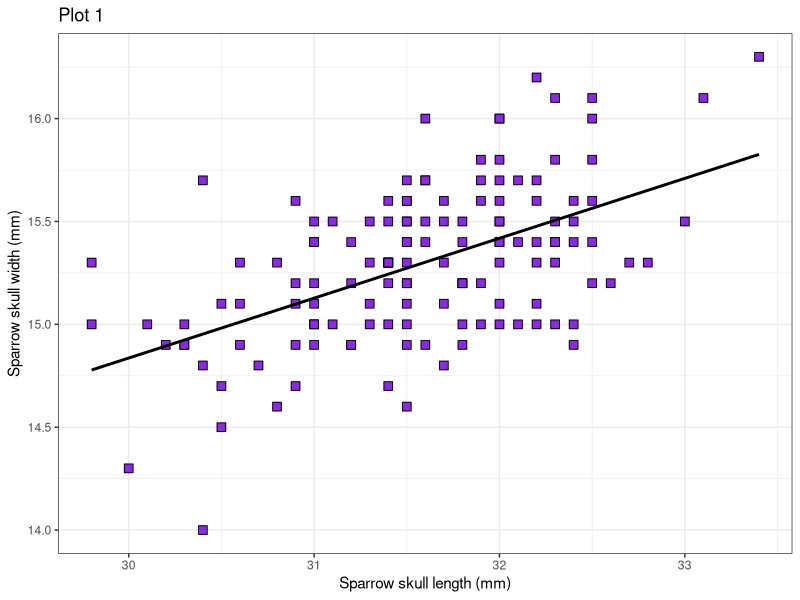
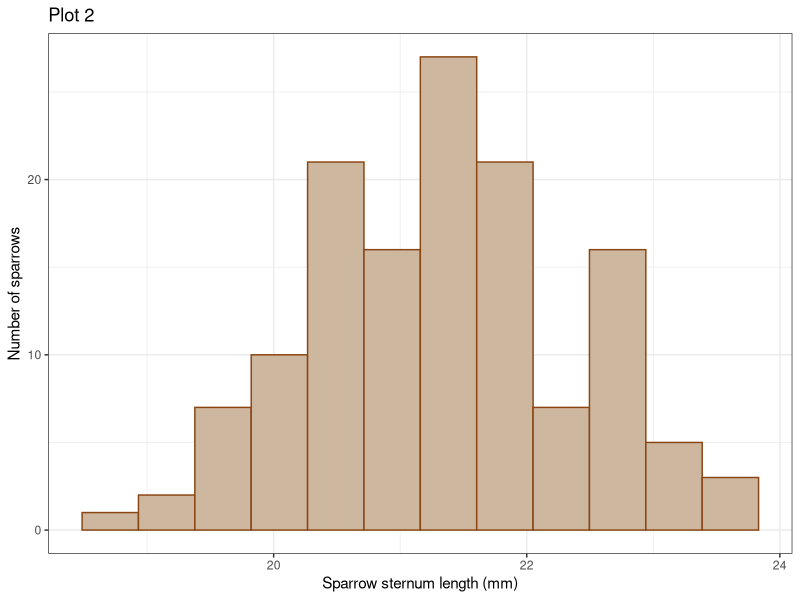
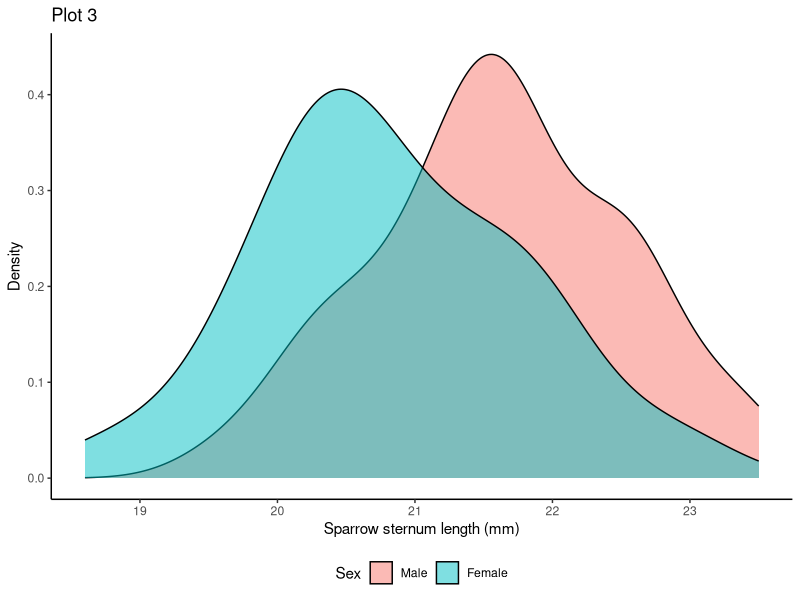
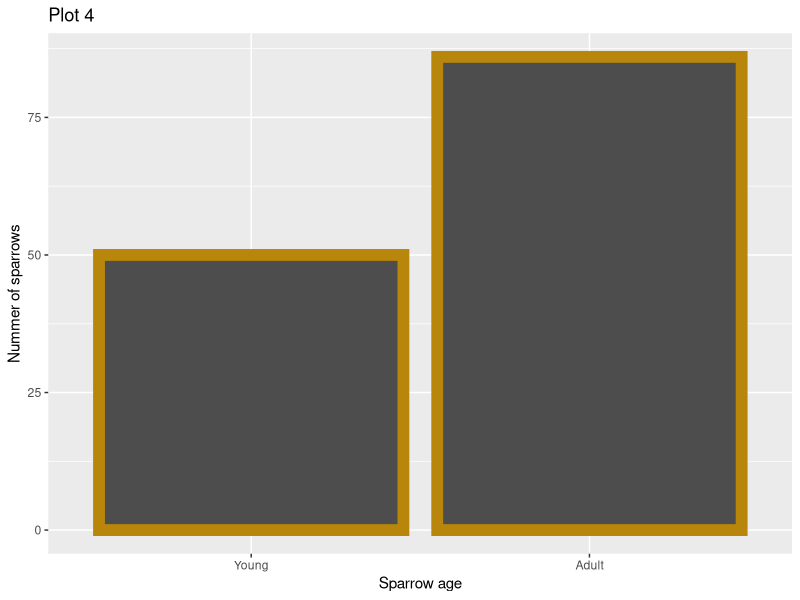
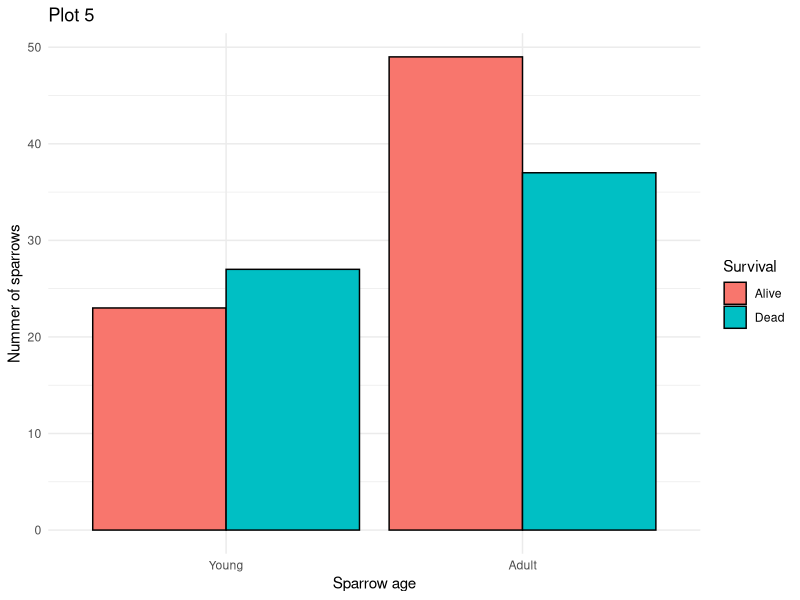
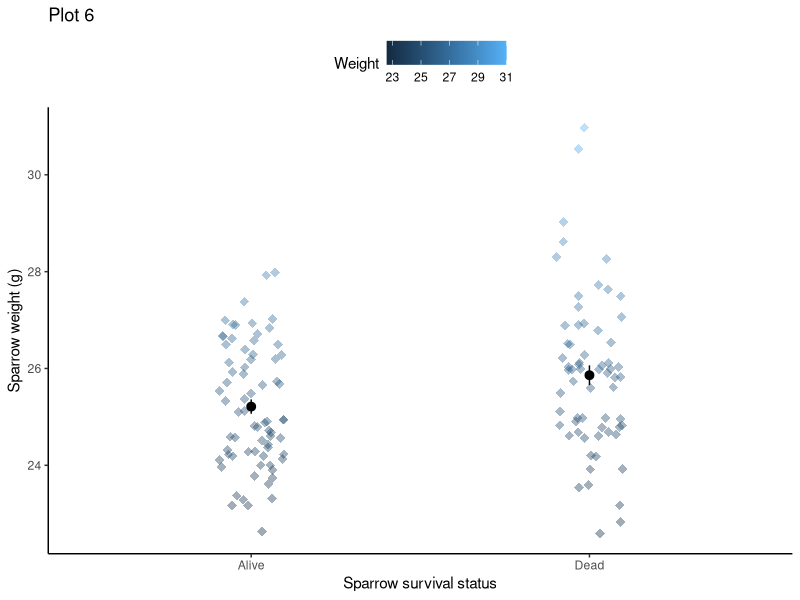
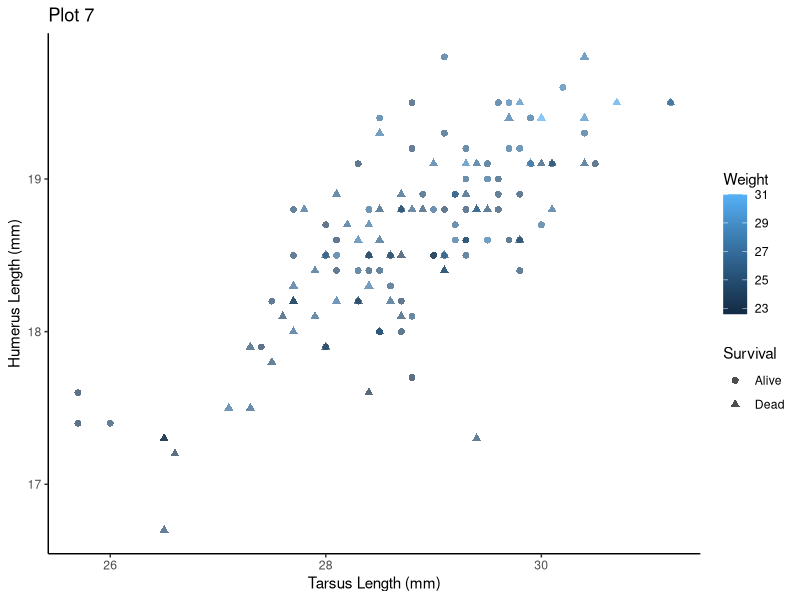
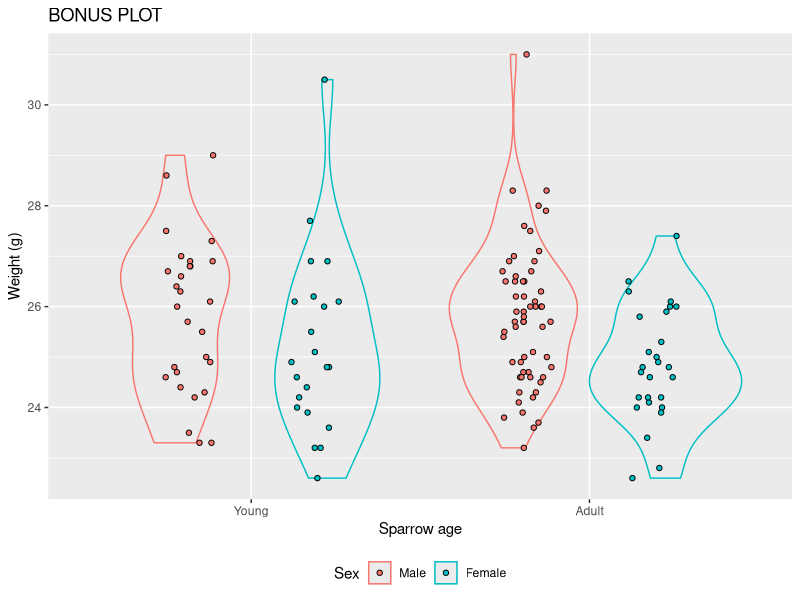

R code for these plots, in order:
## ---- chunk 1
knitr::opts_chunk$set(echo = FALSE, warning=FALSE, message=FALSE, fig.width=6, fig.height=4)
library(tidyverse)

readr::read_csv("sparrows.csv") %>%
  dplyr::mutate(Age = as.factor(Age), 
                Survival = as.factor(Survival), 
                Sex = as.factor(Sex)) -> sparrows
## ---- chunk 2
ggplot(sparrows, aes(x = Skull_Length, y = Skull_Width)) + 
  geom_point(fill = "blueviolet", color = "black", pch=22, size=3) + 
  labs(x = "Sparrow skull length (mm)",
       y = "Sparrow skull width (mm)", 
       title = "Plot 1") + 
  geom_smooth(method = "lm", se=FALSE, color = "black") + 
  theme_bw()
## ---- chunk 3
ggplot(sparrows, aes(x = Sternum_Length)) + 
  geom_histogram(fill = "bisque3", color = "chocolate4", bins = 12) + 
  labs(x = "Sparrow sternum length (mm)",
       y = "Number of sparrows", 
       title = "Plot 2") + 
  theme_bw()
## ---- chunk 4
sparrows$Sex <- factor(sparrows$Sex, levels = c("Male", "Female"))
ggplot(sparrows, aes(x = Sternum_Length, fill = Sex)) + 
  geom_density(alpha = 0.5) +
    labs(x = "Sparrow sternum length (mm)",
       y = "Density", 
       title = "Plot 3") + 
  theme_classic() +
  theme(legend.position = "bottom")
## ---- chunk 5
sparrows$Age <- factor(sparrows$Age, levels = c("Young", "Adult"))
ggplot(sparrows, aes(x = Age)) + 
  geom_bar(color = "darkgoldenrod", fill = "grey30", size=4) +
    labs(x = "Sparrow age",
       y = "Nummer of sparrows", 
       title = "Plot 4") 
## ---- chunk 6
ggplot(sparrows, aes(x = Age, fill = Survival)) + 
  geom_bar(position = position_dodge(), color = "black") +
    labs(x = "Sparrow age",
       y = "Nummer of sparrows", 
       title = "Plot 5") + 
  theme_minimal()
## ---- chunk 7
ggplot(sparrows, aes(x = Survival, y = Weight, color = Weight)) + 
  geom_jitter(pch = 18, size=3, width = 0.1, alpha = 0.4) +
    labs(x = "Sparrow survival status",
       y = "Sparrow weight (g)", 
       title = "Plot 6") + 
  stat_summary() +
  theme_classic() + 
  theme(legend.position = "top")
## ---- chunk 8
ggplot(sparrows, aes(x = Tarsus_Length, y = Humerus_Length, color = Weight, shape = Survival)) + 
  geom_point(size = 2, alpha = 0.7)+
    labs(x = "Tarsus Length (mm)",
       y = "Humerus Length (mm)",
       title = "Plot 7") +
  theme_classic()
## ---- chunk 9
ggplot(sparrows, aes(x = Age, color = Sex, y = Weight)) + 
  geom_violin(alpha = 0) +
  geom_point(pch = 21, position = position_jitterdodge(jitter.width = 0.3), color = "black", aes(fill = Sex)) +
    labs(x = "Sparrow age",
       y = "Weight (g)",
       title = "BONUS PLOT") +
    theme(legend.position = "bottom")
